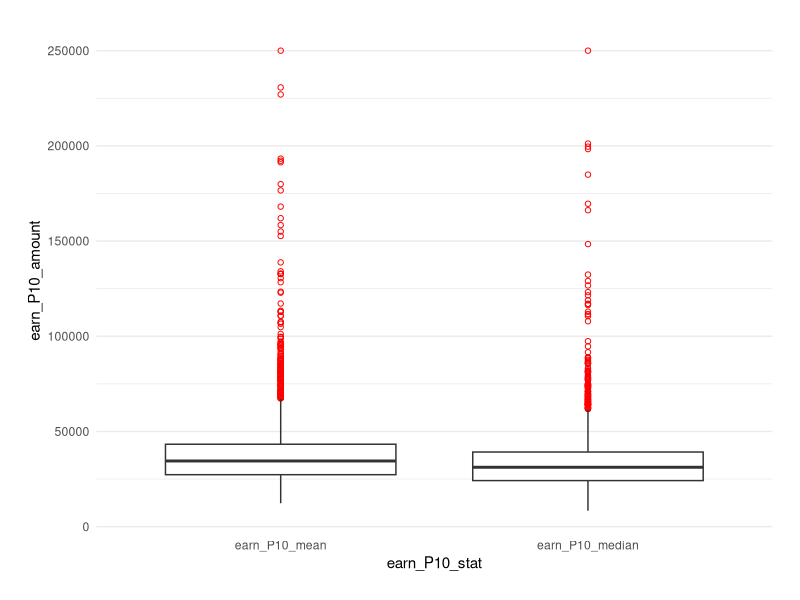
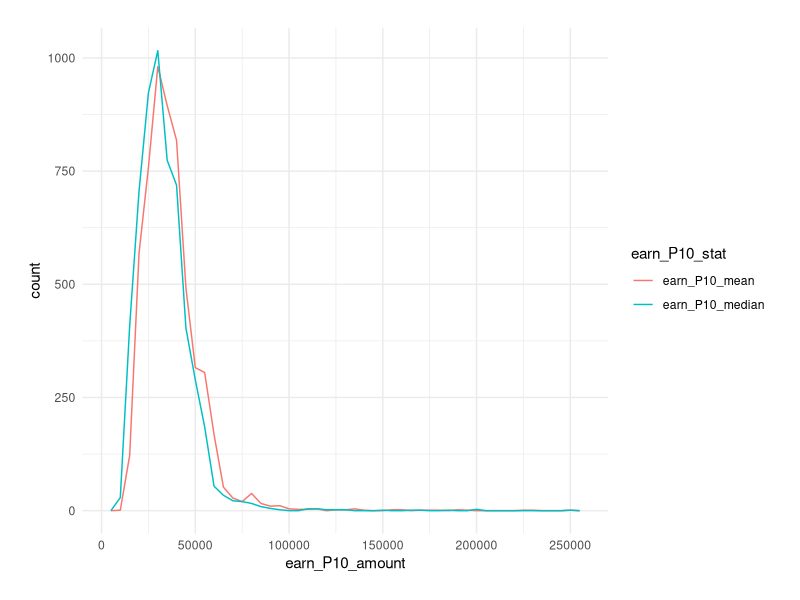
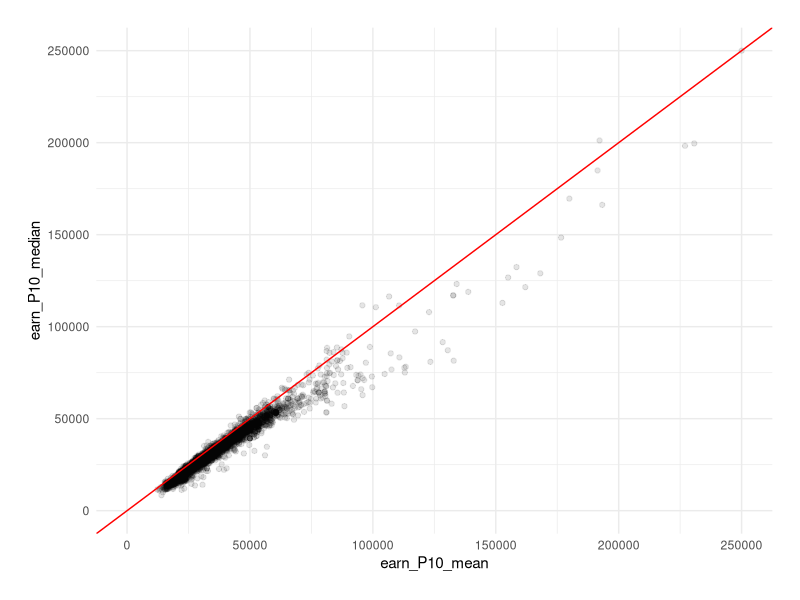
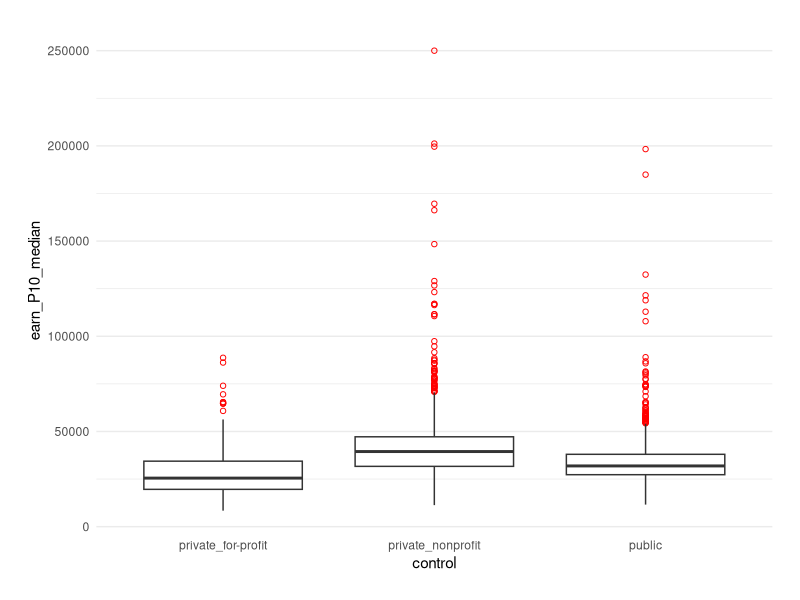

Reproduce these figures in R, in order. (Note: this script raises an error after producing the figures.)


## @knitr prelim

# Load packages
suppressWarnings(library(tidyr))
suppressWarnings(library(dplyr))
suppressWarnings(library(ggplot2))

# Set the theme for plotting
theme_set(theme_bw())
base_theme <- theme(plot.margin = unit(c(20, 20, 20, 20), "points"),
                    panel.margin = unit(c(15, 15, 15, 15), "points"),
                    panel.border = element_blank(),
                    strip.background = element_blank(),
                    strip.text = element_text(size = 15),
                    legend.key = element_blank(),
                    axis.ticks = element_blank())

# Load data
scorecard <- read.csv("./scorecard_clean.csv")
scorecard <- tbl_df(scorecard)

# Set levels for categorical variables
scorecard$control <- factor(scorecard$control, levels = c("private_for-profit", "private_nonprofit", "public"))
scorecard$degree <- factor(scorecard$degree, levels = c("certificate", "associate", "bachelor", "graduate"))

## Derive a new variable "region" from "state"
## Classification adapted from Census Bureau divisions
scorecard$region <- c()
lst_region <- list(
  "Northeast" = c("CT", "MA", "ME", "NH", "NJ", "NY", "PA", "RI", "VT"),
  "Midwest" = c("IA", "IL", "IN", "KS", "MI", "MN", "MO", "ND", "NE", "OH", "SD", "WI"),
  "South" = c("AL", "AR", "DC", "DE", "FL", "GA", "KY", "LA", "MD", "MS", "NC", "OK", "SC", "TN", "TX", "VA", "WV"),
  "West" = c("AZ", "CA", "CO", "ID", "MT", "NM", "NV", "OR", "UT", "WA", "WY"),
  "Noncontiguous" = c("AK", "AL", "AS", "FM", "GU", "HI", "MH", "MP", "PR", "PW", "VI")
)
for(key in names(lst_region)) {
  scorecard$region[scorecard$state %in% lst_region[[key]]] <- key
}
scorecard$region <- factor(scorecard$region, levels = names(lst_region))



## @knitr functions

# Function that produces box plots of the median postgraduate earnings for different levels of a category
box_PGE <- function(scorecard_data, cat_var, view_range = NULL) {
  
  plot <- ggplot(scorecard_data %>%
                   filter(!is.na(earn_P10_median) & !is.na(scorecard_data[[cat_var]])), 
                 aes(x = eval(parse(text = cat_var)), y = earn_P10_median)) +
    geom_boxplot(outlier.colour = "red", outlier.shape = 1) +
    coord_cartesian(ylim = view_range) +
    labs(x = cat_var) +
    base_theme +
    theme(panel.grid.major.x = element_blank(),
          panel.grid.minor.x = element_blank())
  
  return(plot)
}

# Function that plots histograms of the median postgraduate earnings for different levels of a category
hist_facet_PGE <- function(scorecard_data, cat_var, view_range = NULL, binwidth = 5000) {
  
  group_mdns <- scorecard_data %>%
    filter(!is.na(scorecard_data[[cat_var]])) %>%
    group_by_(cat_var) %>%
    summarise(mdn_PGE = median(earn_P10_median, na.rm = TRUE))
  
  group_mdns_df <- data.frame(cat_var = levels(scorecard_data[[cat_var]]), mdn_PGE = group_mdns[["mdn_PGE"]])
  
  plot <- ggplot(scorecard_data %>%
                   filter(!is.na(earn_P10_median) & !is.na(scorecard_data[[cat_var]])), 
                 aes(x = earn_P10_median)) +
    geom_histogram(binwidth = binwidth, fill = "navajowhite", col = "white") +
    geom_vline(aes(xintercept = mdn_PGE), data = group_mdns, col = "blue", size = 1) +
    coord_cartesian(xlim = view_range) +
    facet_wrap(as.formula(paste("~", cat_var)), ncol = 1, scales = "free_y") +
    base_theme
  
  return(plot)
}

# Function that plots frequency polygons of the median postgraduate earnings for different levels of a category
hist_density_PGE <- function(scorecard_data, cat_var, view_range = NULL, binwidth = 5000) {
  
  plot <- ggplot(scorecard_data %>%
                   filter(!is.na(earn_P10_median) & !is.na(scorecard_data[[cat_var]])), 
                 aes(x = earn_P10_median, col = eval(parse(text = cat_var)))) +
    geom_freqpoly(aes(y = ..density..), binwidth = binwidth) +
    coord_cartesian(xlim = view_range) +
    labs(col = cat_var) +
    base_theme +
    theme(axis.text.y = element_blank())
  
  return(plot)
}

bar_2cat <- function(scorecard_data, x_cat, fill_cat, position_type = "stack") {
  
  plot <- ggplot(scorecard_data %>%
                   filter(!is.na(scorecard_data[[x_cat]]) & !is.na(scorecard_data[[fill_cat]])), 
                 aes(x = eval(parse(text = x_cat)), fill = eval(parse(text = fill_cat)))) +
    geom_bar(position = position_type) +
    labs(x = x_cat, fill = fill_cat) +
    base_theme +
    theme(panel.grid.major.x = element_blank(),
          panel.grid.minor.x = element_blank())
  
  return(plot)
}

bar_2cat_mdn_PGE <- function(scorecard_data, x_cat, fill_cat) {
  
  plot <- ggplot(scorecard_data %>%
                   filter(!is.na(earn_P10_median) & 
                            !is.na(scorecard_data[[x_cat]]) & 
                            !is.na(scorecard_data[[fill_cat]])) %>%
                   group_by_(x_cat, fill_cat) %>%
                   summarise(mdn_PGE = median(earn_P10_median, na.rm = TRUE)), 
                 aes(x = eval(parse(text = x_cat)), y = mdn_PGE, 
                     fill = eval(parse(text = fill_cat)))) +
    geom_bar(stat = "identity", position = "dodge") +
    labs(x = x_cat, fill = fill_cat) +
    base_theme +
    theme(panel.grid.major.x = element_blank(),
          panel.grid.minor.x = element_blank())
  
  return(plot)
}

# Function that produces scatter plots and can color-code different levels of a category
scatter_plot <- function(scorecard_data, var_cont_y, var_cont_x, var_cat, view_range = NULL) {
  
  if(missing(var_cat)) {
    plot <- ggplot(scorecard_data %>%
                     filter(!is.na(scorecard_data[[var_cont_y]]) & 
                            !is.na(scorecard_data[[var_cont_x]])), 
                   aes(y = eval(parse(text = var_cont_y)), 
                       x = eval(parse(text = var_cont_x)))) +
      geom_point(alpha = 1/10, position = position_jitter(h = 0)) +
      coord_cartesian(ylim = view_range) +
      base_theme +
      labs(y = var_cont_y, x = var_cont_x)
  } else {
    plot <- ggplot(scorecard_data %>%
                     filter(!is.na(scorecard_data[[var_cont_y]]) & 
                            !is.na(scorecard_data[[var_cont_x]]) & 
                            !is.na(scorecard_data[[var_cat]])), 
                   aes(y = eval(parse(text = var_cont_y)), 
                       x = eval(parse(text = var_cont_x)), 
                       col = eval(parse(text = var_cat)))) +
      geom_point(alpha = 1/10, position = position_jitter(h = 0)) +
      coord_cartesian(ylim = view_range) +
      base_theme +
      labs(y = var_cont_y, x = var_cont_x, col = var_cat)
  }
  
  return(plot)
}

# Function that fits simple linear models and outputs brief summary statistics
brief_slr <- function(data, var_outcome, vec_predictors) {
  
  # Initiate vectors to store info
  vec_slope <- vector()
  vec_SE <- vector()
  vec_t <- vector()
  vec_sig <- vector()
  vec_adjr2 <- vector()
  
  # Fit linear models and extract info
  for(predictor in vec_predictors) {
    lm_tmp <- lm(eval(parse(text = var_outcome)) ~ eval(parse(text = predictor)), data = data, na.action = "na.omit")
    lm_tmp_summary <- summary(lm_tmp)
    vec_slope <- append(vec_slope, lm_tmp_summary$coefficients[2, 1])
    vec_SE <- append(vec_SE, lm_tmp_summary$coefficients[2, 2])
    vec_t <- append(vec_t, lm_tmp_summary$coefficients[2, 3])
    vec_sig <- append(vec_sig, lm_tmp_summary$coefficients[2, 4])
    vec_adjr2 <- append(vec_adjr2, lm_tmp_summary$adj.r.squared)
  }
  
  # Arrange and return output
  output <- data.frame(slr_outcome = rep(var_outcome, length(vec_predictors)),
                       slr_predictor = vec_predictors,
                       slope_estimate = vec_slope,
                       std_error = vec_SE,
                       t_value = vec_t,
                       two_tail_sig = vec_sig,
                       adj_r2 = vec_adjr2)
  return(output)
}



## @knitr PGE_stat

# Get a brief statistical summary
apply(scorecard[,c("earn_P10_mean", "earn_P10_median")], 2, summary)

# Distribution of Postgraduate Earnings: Mean vs. Median - Box Plot
ggplot(scorecard %>%
         filter(!is.na(earn_P10_median) & !is.na(earn_P10_mean)) %>%
         gather(earn_P10_stat, earn_P10_amount, earn_P10_median:earn_P10_mean), 
       aes(x = earn_P10_stat, y = earn_P10_amount)) +
  geom_boxplot(outlier.colour = "red", outlier.shape = 1) +
  base_theme +
  theme(panel.grid.major.x = element_blank(),
        panel.grid.minor.x = element_blank())

# Distribution of Postgraduate Earnings: Mean vs. Median - Frequency Polygon
ggplot(scorecard %>%
         filter(!is.na(earn_P10_median) & !is.na(earn_P10_mean)) %>%
         gather(earn_P10_stat, earn_P10_amount, earn_P10_median:earn_P10_mean), 
       aes(x = earn_P10_amount, col = earn_P10_stat)) +
  geom_freqpoly(binwidth = 5000) +
  scale_x_continuous(breaks = seq(0, 250000, 50000)) +
  base_theme

# Mean vs. Median Postgraduate Earnings
ggplot(scorecard %>%
         filter(!is.na(earn_P10_median) & !is.na(earn_P10_mean)),
       aes(x = earn_P10_mean, y = earn_P10_median)) +
  geom_point(alpha = 1/10, position = position_jitter(h = 0)) +
  coord_cartesian(xlim = c(0, 250000), ylim = c(0, 250000)) +
  geom_abline(slope = 1, colour = "red") +
  base_theme



## @knitr outliers

# Subset outliers
grad_earn_GT100K <- scorecard %>%
  filter(earn_P10_median > 100000) %>%
  arrange(desc(earn_P10_median))

# Print some of their info
grad_earn_GT100K %>%
  select(inst_name, earn_P10_median, control, degree, region) %>%
  print(n = nrow(grad_earn_GT100K))



## @knitr PGE_control

# Distribution of Postgraduate Earnings by Control Type: Box Plot
box_PGE(scorecard, "control")

# Distribution of Postgraduate Earnings by Control Type: Histogram
hist_facet_PGE(scorecard, "control", view_range = c(0, 100000))

# Distribution of Postgraduate Earnings by Control Type: Frequency Polygon
hist_density_PGE(scorecard, "control", view_range = c(0, 100000))



## @knitr PGE_degree

# Distribution of Postgraduate Earnings by Degree Type: Box Plot
box_PGE(scorecard, "degree")

# Distribution of Postgraduate Earnings by Degree Type: Histogram
hist_facet_PGE(scorecard, "degree", view_range = c(0, 100000))

# Distribution of Postgraduate Earnings by Degree Type: Frequency Polygon
hist_density_PGE(scorecard, "degree", view_range = c(0, 100000))



## @knitr PGE_region

# Distribution of Postgraduate Earnings by Region: Box Plot
box_PGE(scorecard, "region")

# Distribution of Postgraduate Earnings by Region: Histogram
hist_facet_PGE(scorecard, "region", view_range = c(0, 100000))

# Distribution of Postgraduate Earnings by Region: Frequency Polygon
hist_density_PGE(scorecard, "region", view_range = c(0, 100000))



## @knitr distribution_degree

# Distribution of Degree Types by Control Type
bar_2cat(filter(scorecard, !is.na(earn_P10_median)), "control", "degree", "fill") +
  theme(panel.grid = element_blank())

# Distribution of Degree Types by Region
bar_2cat(filter(scorecard, !is.na(earn_P10_median)), "region", "degree", "fill") +
  theme(panel.grid = element_blank())



## @knitr PGE_control_adjDegree

# Distribution of Postgraduate Earnings by Control Type, Adjusting for Degree Type
hist_density_PGE(filter(scorecard, !is.na(degree)), "control", view_range = c(0, 100000)) +
  facet_wrap(~ degree, ncol = 1)

# Median Postgraduate Earnings by Control Type, Adjusting for Degree Type
bar_2cat_mdn_PGE(scorecard, "degree", "control")



## @knitr PGE_region_adjDegree

# Distribution of Postgraduate Earnings by Region, Adjusting for Degree Type
hist_density_PGE(filter(scorecard, !is.na(degree)), "region", view_range = c(0, 100000)) +
  facet_wrap(~ degree, scales = "free_y", ncol = 1)

# Median Postgraduate Earnings by Region, Adjusting for Degree Type
bar_2cat_mdn_PGE(scorecard, "degree", "region")



## @knitr PGE_degree_adjControl

# Distribution of Postgraduate Earnings by Degree Type, Adjusting for Control Type
hist_density_PGE(filter(scorecard, !is.na(control)), "degree", view_range = c(0, 100000)) +
facet_wrap(~ control, ncol = 1)

# Median Postgraduate Earnings by Degree Type, Adjusting for Control Type
bar_2cat_mdn_PGE(scorecard, "control", "degree")



## @knitr PGE_degree_adjRegion

# Distribution of Postgraduate Earnings by Degree Type, Adjusting for Region
hist_density_PGE(filter(scorecard, !is.na(region)), "degree", view_range = c(0, 100000)) +
  facet_wrap(~ region, scales = "free_y", ncol = 1)

# Median Postgraduate Earnings by Degree Type, Adjusting for Region
bar_2cat_mdn_PGE(scorecard, "region", "degree")



## @knitr PGE_medical

# Create a new variable for medical specialization based on institution names
scorecard <- scorecard %>%
  mutate(focus_medicine = ifelse(grepl("Medic", inst_name) | grepl("Pharm", inst_name) | grepl("Health", inst_name), "yes", "no"))

# Distribution of Postgraduate Earnings by Specialization in Medicine
hist_density_PGE(scorecard, "focus_medicine") +
  geom_vline(xintercept = 100000, col = "blue", linetype = 2)



## @knitr PGE_medical_adjDegree

# Distribution of Postgraduate Earnings by Specialization in Medicine, Adjusting for Degree Type
hist_density_PGE(filter(scorecard, !is.na(degree)), "focus_medicine") +
  facet_wrap(~ degree, scales = "free_y", ncol = 1)



## @knitr PGE_gender

# Male vs. Female Postgraduate Earnings
ggplot(scorecard %>%
         filter(!is.na(earn_P10_mean_male) & !is.na(earn_P10_mean_female)), 
       aes(x = earn_P10_mean_male, y = earn_P10_mean_female)) +
  geom_point(alpha = 1/10, position = position_jitter(h = 0)) +
  geom_abline(slope = 1, colour = "red") +
  base_theme

# Gender Difference in Postgraduate Earnings
ggplot(scorecard %>%
         filter(!is.na(earn_P10_mean_male) & !is.na(earn_P10_mean_female) & 
                earn_P10_mean_male != earn_P10_mean_female) %>%
         mutate(PGE_gender_diff = earn_P10_mean_female - earn_P10_mean_male, 
                PGE_greater_gender = ifelse(PGE_gender_diff > 0, "female", "male")) %>%
         mutate(PGE_gender_diff = abs(PGE_gender_diff)), 
       aes(x = PGE_gender_diff, fill = PGE_greater_gender)) +
  geom_histogram(binwidth = 500, position = "fill") +
  base_theme +
  theme(panel.grid = element_blank())



## @knitr PGE_gender_ttest

scorecard %>%
  filter(!is.na(earn_P10_mean_male) & !is.na(earn_P10_mean_female)) %>%
  mutate(earn_P10_mean_genderDiff = earn_P10_mean_male - earn_P10_mean_female) %>%
  select(earn_P10_mean_male, earn_P10_mean_female, earn_P10_mean_genderDiff) %>%
  summary()

ggplot(scorecard %>%
         filter(!is.na(earn_P10_mean_male) & !is.na(earn_P10_mean_female)) %>%
         mutate(earn_P10_mean_genderDiff = earn_P10_mean_male - earn_P10_mean_female), 
       aes(x = earn_P10_mean_genderDiff)) +
  geom_histogram(binwidth = 1000, col = "white", fill = "lightsalmon") +
  base_theme

t.test(scorecard$earn_P10_mean_male,
       scorecard$earn_P10_mean_female,
       conf.level = 0.95,
       paired = TRUE)



## @knitr PGE_male

# Derive a new variable for male proportion
scorecard <- scorecard %>%
  mutate(male_prop = 1 - female_prop)  # Assume comparatively little presence of LGBTQ students

# Postgraduate Earnings vs. Male Proportion
scatter_plot(scorecard, "earn_P10_median", "male_prop")



## @knitr PGE_male_degree

# Postgraduate Earnings vs. Male Proportion by Degree Type
scatter_plot(scorecard, "earn_P10_median", "male_prop", "degree")



## @knitr PGE_male_degree_zoomed

# Postgraduate Earnings vs. Male Proportion by Degree Type: Zoomed
scatter_plot(scorecard, "earn_P10_median", "male_prop", "degree", view_range = c(0, 75000))



## @knitr male_degree

# Male Proportion by Degree Type
ggplot(scorecard %>%
         filter(!is.na(degree) & !is.na(male_prop)),
       aes(x = male_prop, y = degree)) +
  geom_jitter(alpha = 1/5) +
  base_theme +
  theme(panel.grid.major = element_blank(),
        panel.grid.minor = element_blank())



## @knitr PGE_male_adjDegree

# Postgraduate Earnings vs. Male Proportion, Adjusting for Degree Type
scatter_plot(scorecard %>%
               filter(!is.na(degree)), 
             "earn_P10_median", "male_prop") +
  facet_wrap(~ degree, scales = "free_y")



## @knitr PGE_race

# Postgraduate Earnings vs. Racial Proportion
scatter_plot(scorecard %>%
               filter(degree == "bachelor") %>%
               gather(UGDS_race, UGDS_prop, UGDS_white:UGDS_NA), 
             "earn_P10_median", "UGDS_prop") +
  facet_wrap(~ UGDS_race, scales = "free_x")



## @knitr PGE_famIncm

# Postgraduate Earnings vs. Family Income
scatter_plot(scorecard, "earn_P10_median", "fam_income_median")



## @knitr PGE_famIncm_adjDegree

# Postgraduate Earnings vs. Family Income by Degree Type
scatter_plot(scorecard, "earn_P10_median", "fam_income_median", "degree")

# Postgraduate Earnings vs. Family Income, Adjusting for Degree Type
scatter_plot(scorecard %>%
               filter(!is.na(degree)), 
             "earn_P10_median", "fam_income_median") +
  facet_wrap(~ degree, scales = "free")



## @knitr PGE_cost

# Postgraduate Earnings vs. Cost of Attendance
scatter_plot(scorecard, "earn_P10_median", "avg_net_cost")



## @knitr PGE_cost_degree

# Postgraduate Earnings vs. Cost of Attendance by Degree Type
scatter_plot(scorecard, "earn_P10_median", "avg_net_cost", "degree")



## @knitr PGE_cost_adjDegree

# Postgraduate Earnings vs. Cost of Attendance, Adjusting for Degree Type
scatter_plot(scorecard %>%
               filter(!is.na(degree)), 
             "earn_P10_median", "avg_net_cost") +
  facet_wrap(~ degree, scales = "free", nrow = 2)



## @knitr PGE_cost_anomaly

# Print some info of unusual data points
scorecard %>%
  filter(avg_net_cost < 0) %>%
  select(inst_name, control, degree, earn_P10_median, avg_net_cost) %>%
  arrange(desc(earn_P10_median))



## @knitr PGE_debt

# Postgraduate Earnings vs. Student Debt
scatter_plot(scorecard, "earn_P10_median", "grad_debt_median")



## @knitr PGE_debt_degree

# Postgraduate Earnings vs. Student Debt by Degree Type
scatter_plot(scorecard, "earn_P10_median", "grad_debt_median", "degree")



## @knitr PGE_debt_adjDegree

# Postgraduate Earnings vs. Student Debt, Adjusting for Degree Type
scatter_plot(scorecard %>%
               filter(!is.na(degree)), 
             "earn_P10_median", "grad_debt_median") +
  facet_wrap(~ degree, scales = "free")



## @knitr finalPlot1

box_PGE(scorecard, "degree") +
  labs(x = "Primary Degree Type", y = "Median Income, 10 Years After Graduation",
       title = "Postgraduate Financial Success by Institution's Primary Degree Type")



## @knitr finalPlot2

hist_density_PGE(scorecard, "control", view_range = c(0, 100000)) +
  labs(x = "Median Income, 10 Years After Graduation", y = "Proportion",
       title = "Postgraduate Financial Success by Institution's Control Type") +
  theme(axis.text.x = element_text(size = 8))

hist_density_PGE(filter(scorecard, !is.na(degree)), "control", view_range = c(0, 100000)) +
  facet_wrap(~ degree, ncol = 1) +
  labs(x = "Median Income, 10 Years After Graduation", y = "Proportion",
       title = "Adjusting for Primary Degree Type") +
  theme(axis.text.x = element_text(size = 8),
        strip.text = element_text(color = "dimgrey"))



## @knitr finalPlot3

scatter_plot(scorecard, "earn_P10_median", "male_prop") +
  labs(x = "Male Proportion", y = "Median Income, 10 Years After Graduation",
       title = "Postgraduate Earnings vs. Male Proportion")

scatter_plot(scorecard %>%
               filter(!is.na(degree)), 
             "earn_P10_median", "male_prop") +
  facet_wrap(~ degree, scales = "free_y") +
  labs(x = "Male Proportion", y = "Median Income, 10 Years After Graduation",
       title = "Adjusting for Primary Degree Type") +
  theme(axis.text.x = element_text(size = 8),
        axis.text.y = element_text(size = 8),
        strip.text = element_text(color = "dimgrey"))


